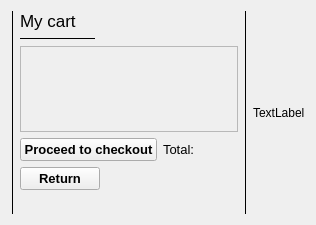
      <widget class="QWidget" name="pageCart">
       <layout class="QVBoxLayout" name="verticalLayout_9">
        <item>
         <layout class="QHBoxLayout" name="horizontalLayout_4">
          <item>
           <widget class="Line" name="line_15">
            <property name="frameShape">
             <enum>QFrame::Shape::VLine</enum>
            </property>
            <property name="frameShadow">
             <enum>QFrame::Shadow::Plain</enum>
            </property>
           </widget>
          </item>
          <item>
           <layout class="QVBoxLayout" name="verticalLayout_10" stretch="0,0,7,1,1,2">
            <item>
             <widget class="QLabel" name="labelMyCart">
              <property name="sizePolicy">
               <sizepolicy hsizetype="Preferred" vsizetype="Maximum">
                <horstretch>0</horstretch>
                <verstretch>0</verstretch>
               </sizepolicy>
              </property>
              <property name="font">
               <font>
                <pointsize>13</pointsize>
               </font>
              </property>
              <property name="text">
               <string>My cart</string>
              </property>
             </widget>
            </item>
            <item>
             <widget class="Line" name="line_14">
              <property name="sizePolicy">
               <sizepolicy hsizetype="Fixed" vsizetype="Fixed">
                <horstretch>0</horstretch>
                <verstretch>0</verstretch>
               </sizepolicy>
              </property>
              <property name="minimumSize">
               <size>
                <width>75</width>
                <height>0</height>
               </size>
              </property>
              <property name="frameShadow">
               <enum>QFrame::Shadow::Plain</enum>
              </property>
              <property name="orientation">
               <enum>Qt::Orientation::Horizontal</enum>
              </property>
             </widget>
            </item>
            <item>
             <widget class="QScrollArea" name="scrollAreaCart">
              <property name="sizePolicy">
               <sizepolicy hsizetype="Minimum" vsizetype="Minimum">
                <horstretch>0</horstretch>
                <verstretch>0</verstretch>
               </sizepolicy>
              </property>
              <property name="widgetResizable">
               <bool>true</bool>
              </property>
              <widget class="QWidget" name="scrollAreaWidgetContents_2">
               <property name="geometry">
                <rect>
                 <x>0</x>
                 <y>0</y>
                 <width>1070</width>
                 <height>316</height>
                </rect>
               </property>
              </widget>
             </widget>
            </item>
            <item>
             <layout class="QHBoxLayout" name="horizontalLayout_5">
              <item>
               <widget class="QPushButton" name="btnCartGotoCheckout">
                <property name="sizePolicy">
                 <sizepolicy hsizetype="Minimum" vsizetype="Minimum">
                  <horstretch>0</horstretch>
                  <verstretch>0</verstretch>
                 </sizepolicy>
                </property>
                <property name="font">
                 <font>
                  <pointsize>10</pointsize>
                  <bold>true</bold>
                 </font>
                </property>
                <property name="text">
                 <string>Proceed to checkout</string>
                </property>
               </widget>
              </item>
              <item>
               <widget class="QLabel" name="labelCartTotalPrice">
                <property name="font">
                 <font>
                  <pointsize>10</pointsize>
                 </font>
                </property>
                <property name="text">
                 <string>Total: </string>
                </property>
               </widget>
              </item>
              <item>
               <spacer name="horizontalSpacer_5">
                <property name="orientation">
                 <enum>Qt::Orientation::Horizontal</enum>
                </property>
                <property name="sizeHint" stdset="0">
                 <size>
                  <width>40</width>
                  <height>20</height>
                 </size>
                </property>
               </spacer>
              </item>
             </layout>
            </item>
            <item>
             <layout class="QHBoxLayout" name="horizontalLayout_11">
              <item>
               <widget class="QPushButton" name="btnCartGotoMain">
                <property name="sizePolicy">
                 <sizepolicy hsizetype="Minimum" vsizetype="Minimum">
                  <horstretch>0</horstretch>
                  <verstretch>0</verstretch>
                 </sizepolicy>
                </property>
                <property name="font">
                 <font>
                  <pointsize>10</pointsize>
                  <bold>true</bold>
                 </font>
                </property>
                <property name="text">
                 <string>Return</string>
                </property>
               </widget>
              </item>
              <item>
               <spacer name="horizontalSpacer_8">
                <property name="orientation">
                 <enum>Qt::Orientation::Horizontal</enum>
                </property>
                <property name="sizeHint" stdset="0">
                 <size>
                  <width>40</width>
                  <height>20</height>
                 </size>
                </property>
               </spacer>
              </item>
             </layout>
            </item>
            <item>
             <spacer name="verticalSpacer_3">
              <property name="orientation">
               <enum>Qt::Orientation::Vertical</enum>
              </property>
              <property name="sizeHint" stdset="0">
               <size>
                <width>20</width>
                <height>40</height>
               </size>
              </property>
             </spacer>
            </item>
           </layout>
          </item>
          <item>
           <widget class="Line" name="line_16">
            <property name="frameShape">
             <enum>QFrame::Shape::VLine</enum>
            </property>
            <property name="frameShadow">
             <enum>QFrame::Shadow::Plain</enum>
            </property>
           </widget>
          </item>
          <item>
           <widget class="QLabel" name="labelCartAd1">
            <property name="text">
             <string>TextLabel</string>
            </property>
           </widget>
          </item>
         </layout>
        </item>
       </layout>
      </widget>
